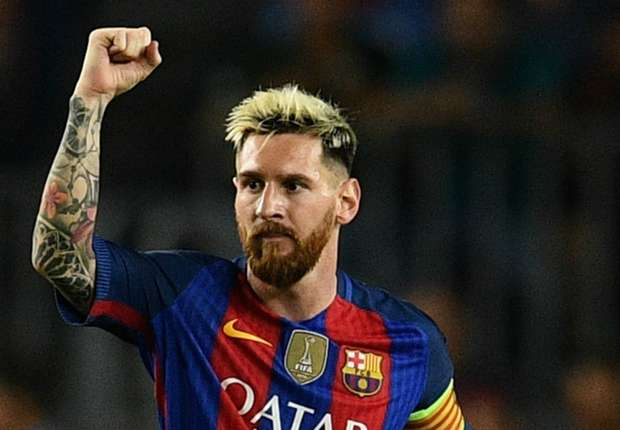
#> input picture messi_40.jpg, 620 x 430 px
$ python sumitup.py
#> lines starting #> are read from the running program, lines starting #| are printed output that depends on the picture
import numpy as np
import cv2

img = cv2.imread('messi_40.jpg',0)
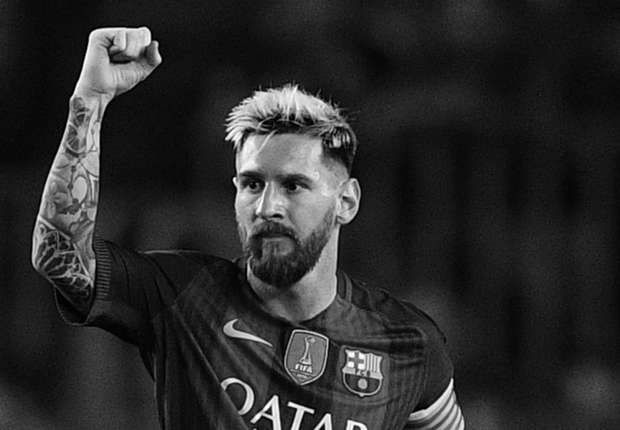
#> img: shape (430, 620); min 0, max 255, mean 43.3
cv2.imshow('image',img)
k = cv2.waitKey(0) & 0xFF #If you are using a 64-bit machine, you will have to modify k = cv2.waitKey(0) line as follows : k = cv2.waitKey(0) & 0xFF
#> (key Esc is pressed here)
if k == 27:         # wait for ESC key to exit
    cv2.destroyAllWindows()
elif k == ord('s'): # wait for 's' key to save and exit
    cv2.imwrite('messi_40gray.png',img)
    cv2.destroyAllWindows()
